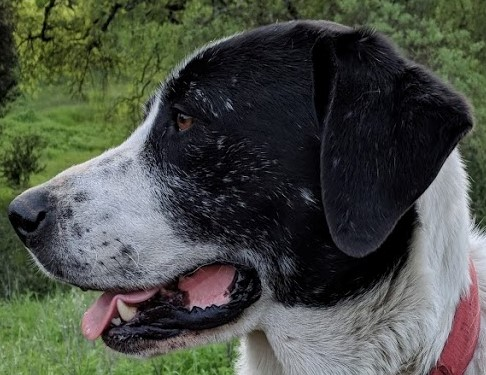
#> input picture imgs/sammy_face.jpg, 486 x 375 px
$ jupyter execute 'Edge Detection.ipynb'   (shell and % lines are left out)
#> lines starting #> are read from the running program, lines starting #| are printed output that depends on the picture; after the words box and inside, x2 and y2 are one past the last pixel; in counts of white or black regions, pixels touching at a corner belong together
# Edge Detection

- Canny edge detector
 + Canny algorithm: developed in 1986 by John Canny
 + Apply Gaussian filter to smooth the image in order to remove the noise
 + The Canny algorithm also requires a user to decide on low and high threshold values

[cell 1]
import cv2
import numpy as np
import matplotlib.pyplot as plt

[cell 2]
img = cv2.imread("../imgs/sammy_face.jpg")
#> img is the input picture: shape (375, 486, 3); mean B, G, R 70, 78.7, 74.2

[cell 3]
plt.imshow(img)

[cell 4]
edges = cv2.Canny(img, threshold1=127, threshold2=127)
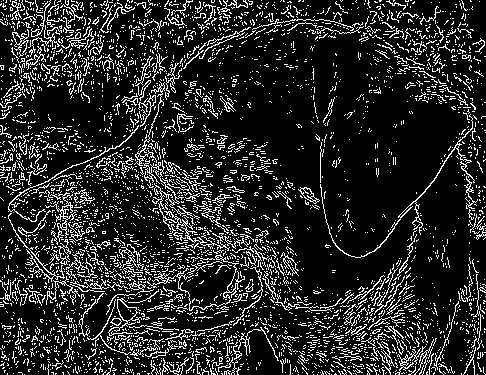
#> edges: shape (375, 486); 15.6% white in thin lines or dots

[cell 5]
plt.imshow(edges)

[cell 6]
edges = cv2.Canny(image=img, threshold1=0, threshold2=127)
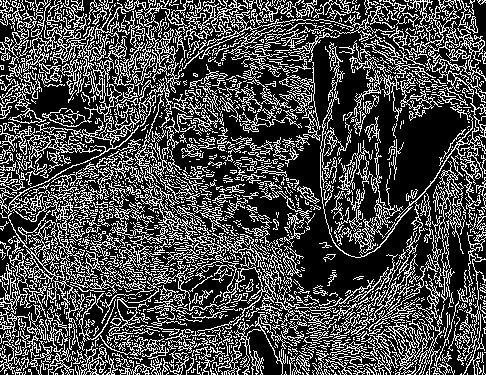
#> edges: shape (375, 486); 28.9% white in thin lines or dots

[cell 7]
plt.imshow(edges)

[cell 8]
edges = cv2.Canny(image=img, threshold1=0, threshold2=255)
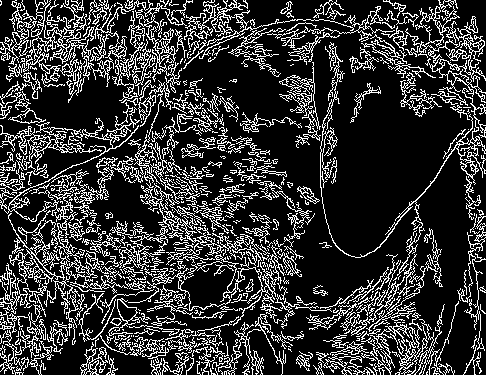
#> edges: shape (375, 486); 21% white in thin lines or dots
plt.imshow(edges)

[cell 9]
med_val = np.median(img)
#> med_val = 64

[cell 10]
med_val
#> Out = 64

[cell 11]
# Lower Threshold to either 0 or 70% of the median_val
lower = int(max(0, 0.7 * med_val))
#> lower = 44
# upper Threshold to either 130% of the median_val or the max 255
upper = int(min(255, 1.3 * med_val ))
#> upper = 83

[cell 12]
edges = cv2.Canny(img, threshold1=lower, threshold2=upper+50)
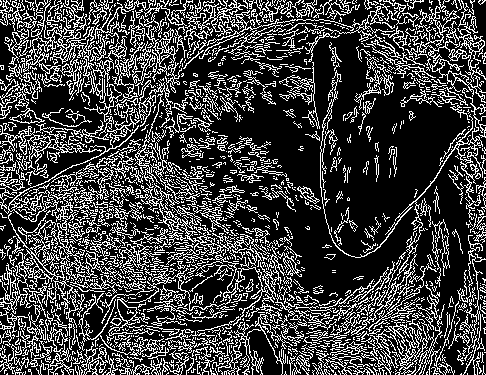
#> edges: shape (375, 486); 25.7% white in thin lines or dots
plt.imshow(edges)

[cell 13]
upper
#> Out = 83

[cell 14]
# kernel 5*5
blurred_img = cv2.blur(img, ksize=(5,5))
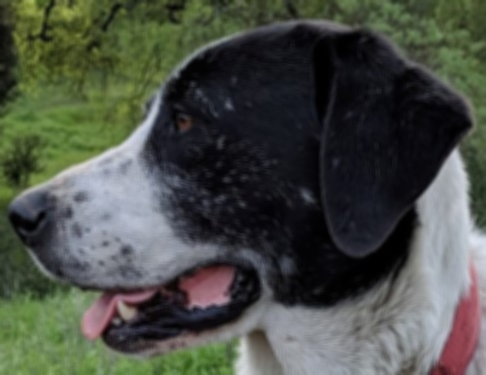
#> blurred_img: shape (375, 486, 3); mean B, G, R 70, 78.7, 74.2

[cell 15]
edges = cv2.Canny(blurred_img, threshold1=lower, threshold2=upper)
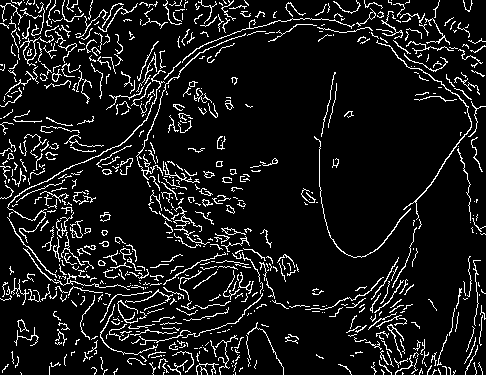
#> edges: shape (375, 486); 9.4% white in thin lines or dots

[cell 16]
plt.imshow(edges)

[cell 17]
# kernel 7*7
blurred_img = cv2.blur(img, ksize=(7,7))
edges = cv2.Canny(blurred_img, threshold1=lower, threshold2=upper)
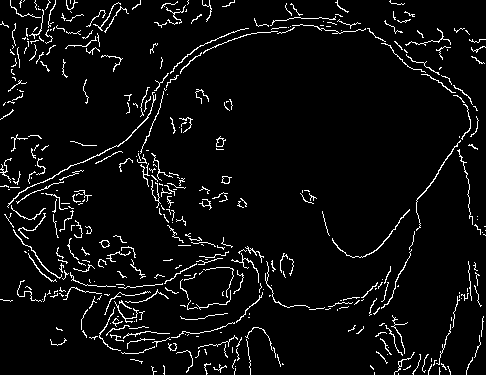
#> edges: shape (375, 486); 5.1% white in thin lines or dots
plt.imshow(edges)

$ run again, with imgs/Denis_Mukwege.jpg copied over imgs/sammy_face.jpg
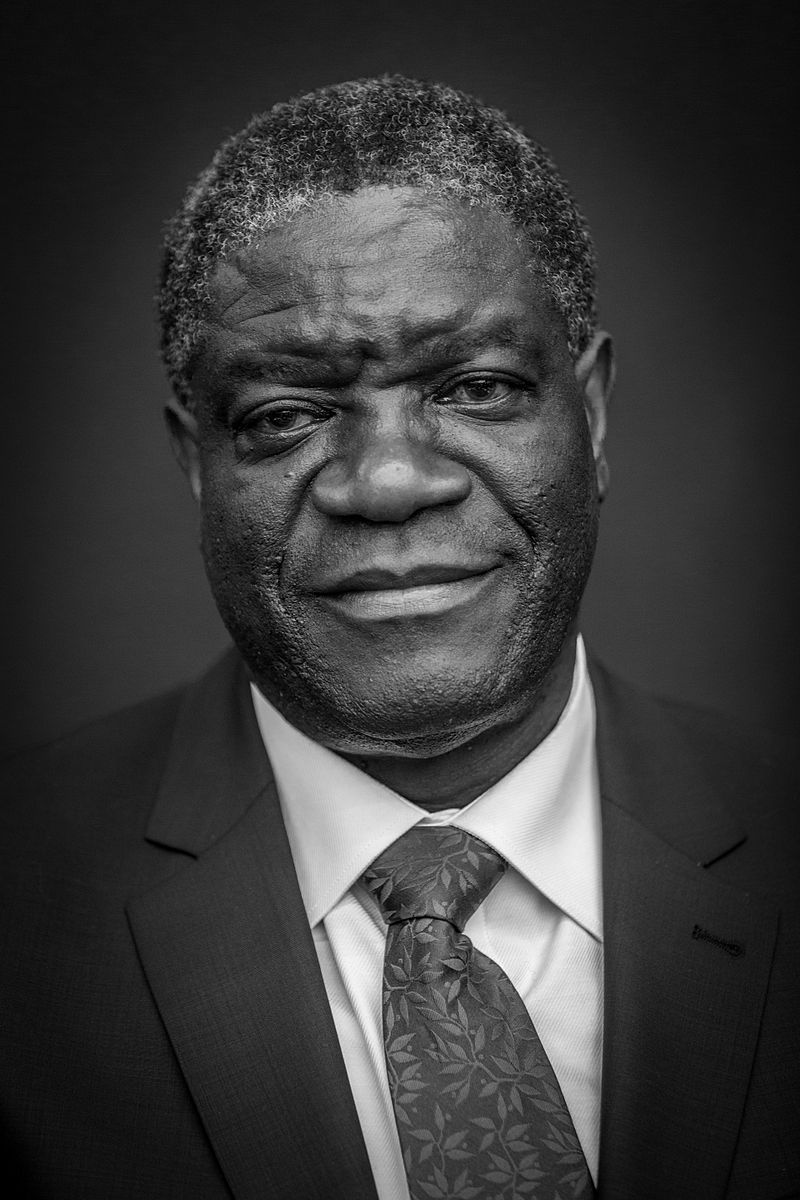
#> input picture imgs/Denis_Mukwege.jpg, 800 x 1200 px
#> img is the input picture: shape (1200, 800, 3); min 0, max 255, mean 58.8
#> `edges = cv2.Canny(image=img, threshold1=0, threshold2=255)`:
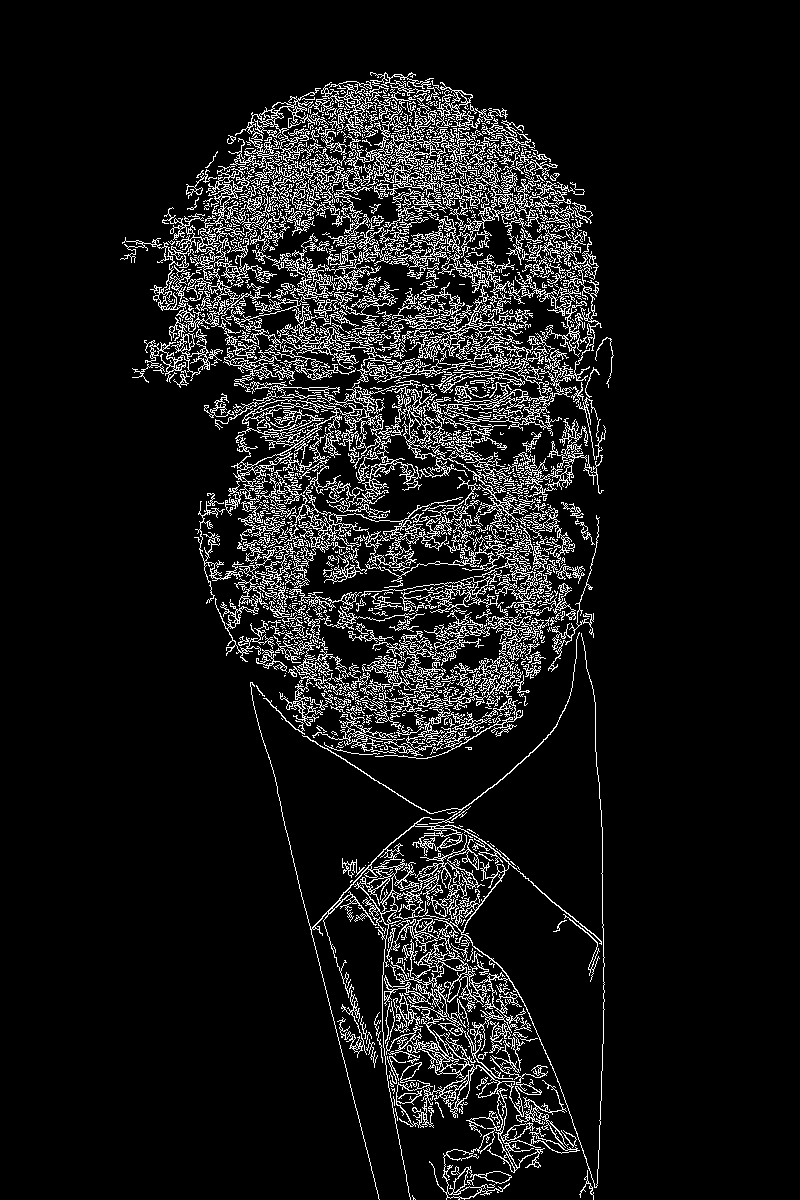
#> edges: shape (1200, 800); 9.1% white in thin lines or dots, all inside (x1, y1, x2, y2) = (120, 72, 614, 1200)
#> med_val = 43
#> lower = 30
#> upper = 55
#> `edges = cv2.Canny(blurred_img, threshold1=lower, threshold2=upper)`:
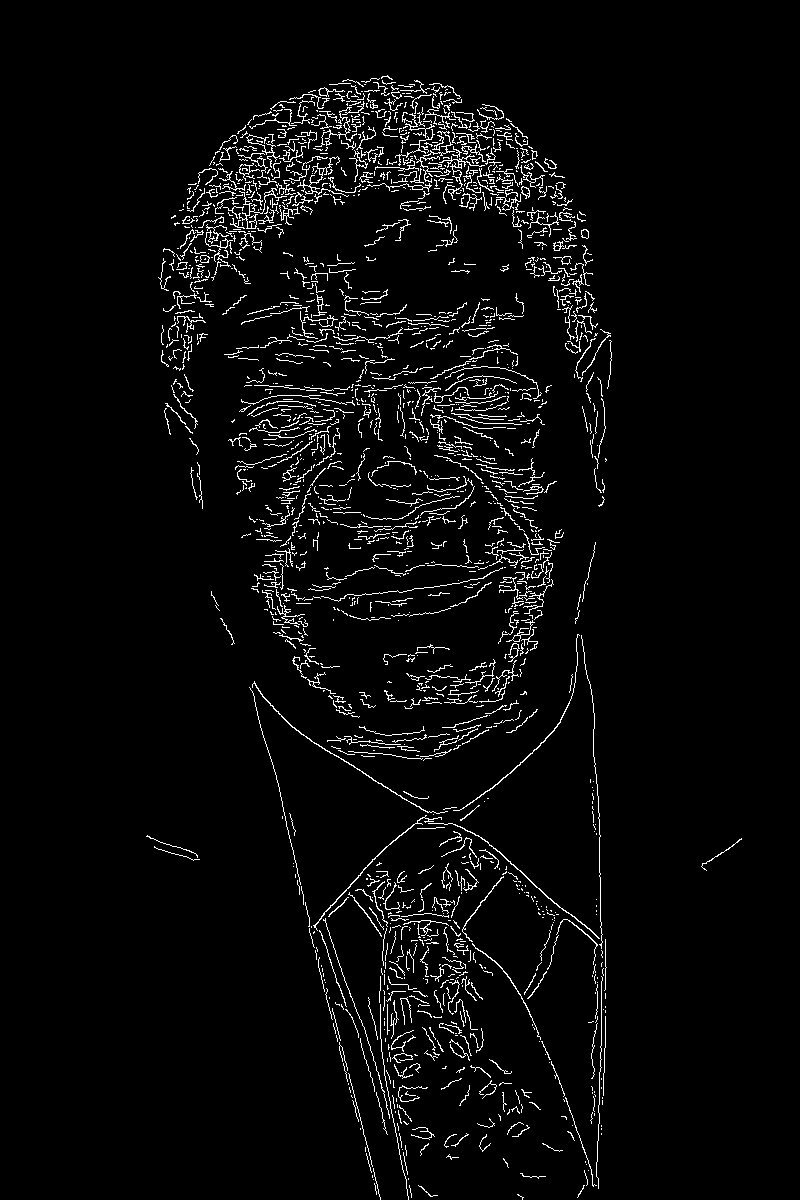
#> edges: shape (1200, 800); 3.8% white in thin lines or dots, all inside (x1, y1, x2, y2) = (146, 75, 742, 1200)

$ run again, with imgs/Nadia_Murad.jpg copied over imgs/sammy_face.jpg
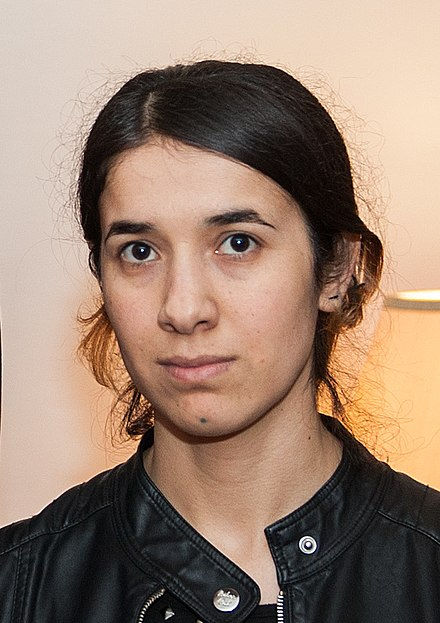
#> input picture imgs/Nadia_Murad.jpg, 440 x 623 px
#> img is the input picture: shape (623, 440, 3); mean B, G, R 112.7, 129.2, 153.8
#> `edges = cv2.Canny(image=img, threshold1=0, threshold2=255)`:
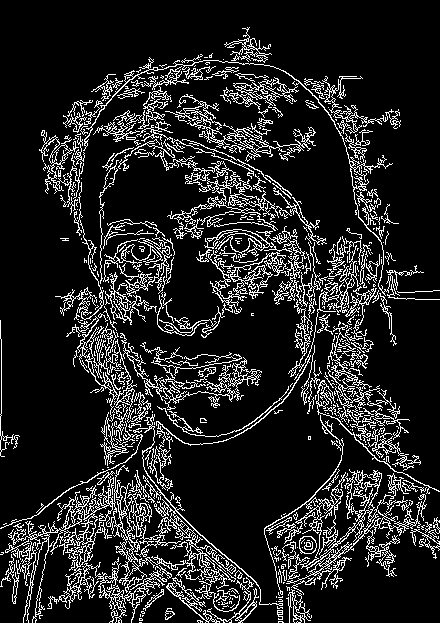
#> edges: shape (623, 440); 13.8% white in thin lines or dots
#> med_val = 151
#> lower = 105
#> upper = 196
#> `edges = cv2.Canny(blurred_img, threshold1=lower, threshold2=upper)`:
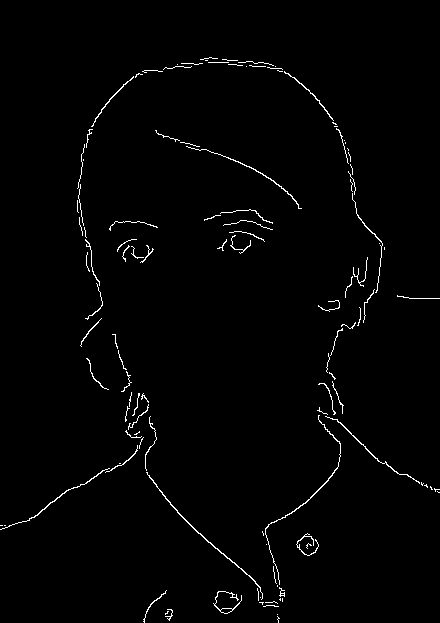
#> edges: shape (623, 440); 1.4% white in thin lines or dots

$ run again, with imgs/bricks.jpg copied over imgs/sammy_face.jpg
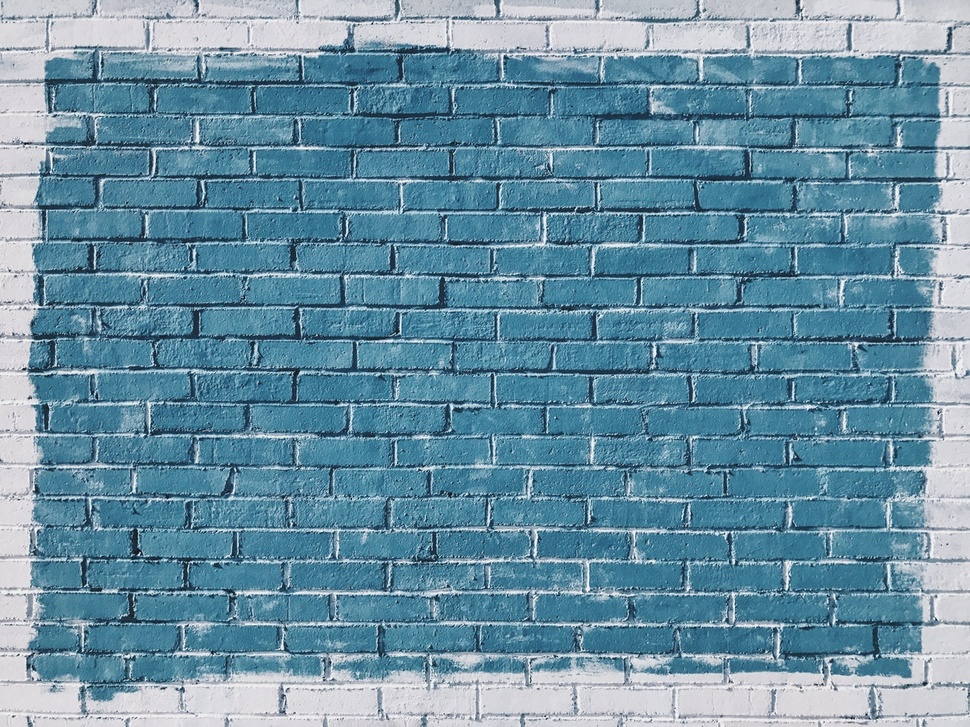
#> input picture imgs/bricks.jpg, 970 x 727 px, shrunk from 1267 x 950 before the run
#> img is the input picture: shape (727, 970, 3); mean B, G, R 163.5, 144, 104.9
#> med_val = 139
#> lower = 97
#> upper = 180
#> `edges = cv2.Canny(blurred_img, threshold1=lower, threshold2=upper)`:
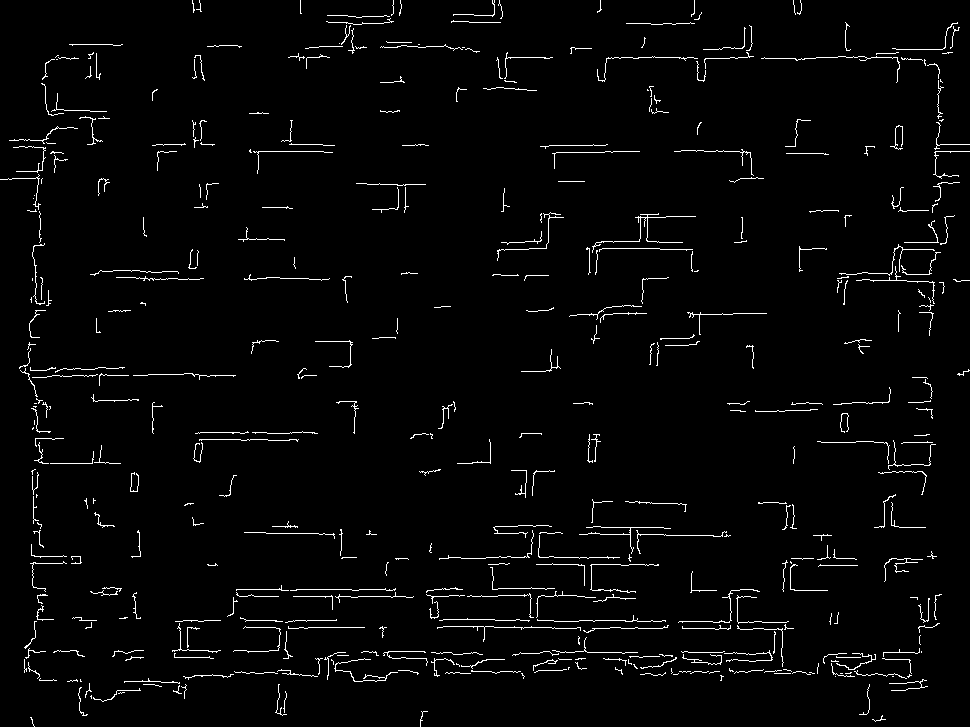
#> edges: shape (727, 970); 2.6% white in thin lines or dots
